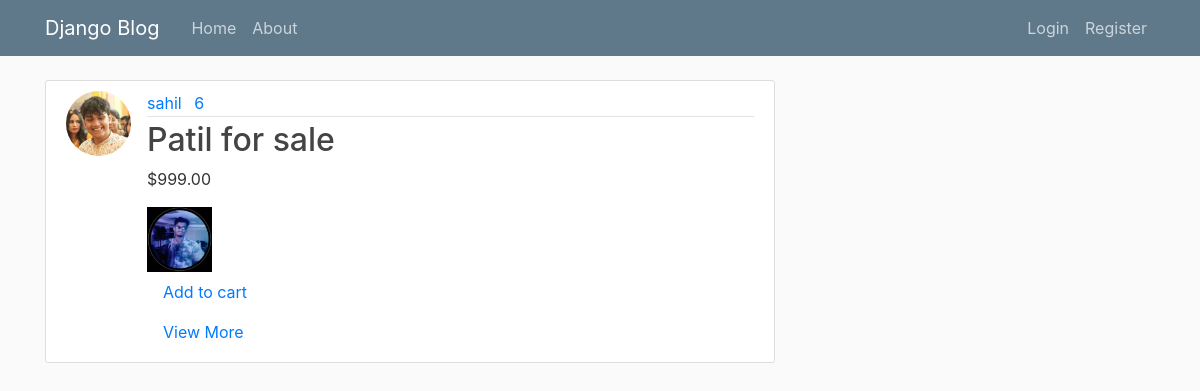
Before: / with the older database file.
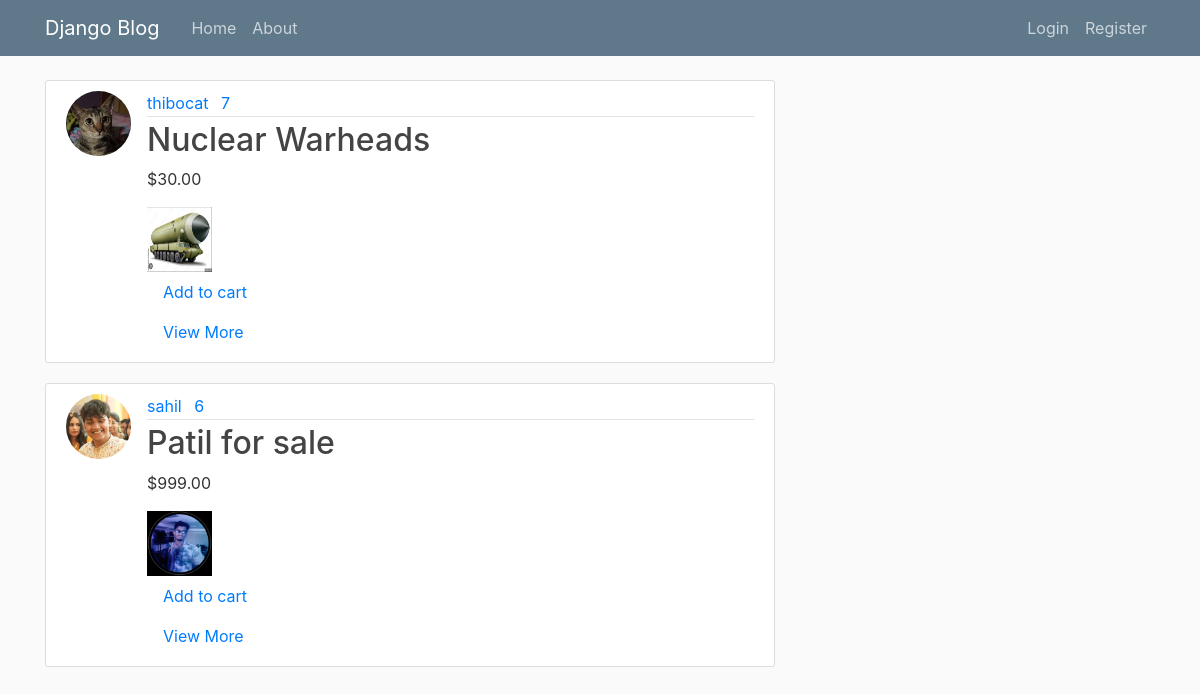
After: the same page with the newer database file.
### blog/models.py (models this page shows, shortened)
class post(models.Model):
    title = models.CharField(max_length=100)
    price = models.DecimalField(max_digits=10, decimal_places=2)
    date = models.DateTimeField(default = timezone.now)
    author = models.ForeignKey(User, on_delete=models.CASCADE)
    image = models.ImageField(upload_to='images')

### registration/models.py (models this page shows, shortened)
class Profile(models.Model):
    user = models.OneToOneField(User, on_delete=models.CASCADE)
    image = models.ImageField(default='default.jpg', upload_to='profile_pics')
    is_seller = models.BooleanField(default=False)
    cash = models.DecimalField(max_digits=10, decimal_places=2, default=0)

### blog/views.py (the view)
# urls.py: path('', PostListView.as_view(), name = 'blog-home'),
class PostListView(ListView):
    model = post
    template_name = 'blog/home.html'
    context_object_name = 'posts'
    ordering = ['-date']

### blog/templates/blog/home.html (shortened to what this page needs)
{% extends "blog/base.html" %}
{% block content %}
    {% for post in posts %}
        <article class="media content-section">
          <img class="rounded-circle article-img" src="{{ post.author.profile.image.url }}">
          <div class="media-body">
            <div class="article-metadata">
              <a class="mr-2" href="#">{{ post.author }}</a>
              <a class="mr-2" href="#">{{ post.id }}</a>
            </div>
            <h2><a class="article-title" href="{% url 'post-detail' post.id %}">{{ post.title }}</a></h2>
            <p class="article-content">${{ post.price }}</p>
            <img class="article-img" src="{{ post.image.url }}" alt="{{ post.title }}">
            <a class="nav-item nav-link" href="#">Add to cart</a>
            <a class="nav-item nav-link" href="#">View More</a>
          </div>
        </article>
    {% endfor %}
{% endblock content %}

### blog/templates/blog/base.html (shortened to what this page needs)
{%load static%}
<!DOCTYPE html>
<html>
<head>
    <link rel="stylesheet" href="https://cdn.jsdelivr.net/npm/bootstrap@4.0.0/dist/css/bootstrap.min.css">
    <link rel="stylesheet" href="{% static 'blog/main.css' %}">
</head>
<body>
    <header class="site-header">
        <nav class="navbar navbar-expand-md navbar-dark bg-steel fixed-top">
          <div class="container">
            <a class="navbar-brand mr-4" href="/">Django Blog</a>
            <div class="collapse navbar-collapse" id="navbarToggle">
              <div class="navbar-nav mr-auto">
                <a class="nav-item nav-link" href="/">Home</a>
                <a class="nav-item nav-link" href="/about">About</a>
              </div>
              <div class="navbar-nav">
                {% if user.is_authenticated %}
                    {%if user.profile.is_seller %}
                        <a class="nav-item nav-link" href="{% url 'post-create' %}">Upload Product</a>
                    {% endif %}
                    <a class="nav-item nav-link" href="{% url 'profile' %}">Profile</a>
                    <a class="nav-item nav-link" href="{% url 'logout' %}">Logout</a>
                    <a class="nav-item nav-link" href="{% url 'addmoney' %}"> {{ user.profile.cash }} $</a>
                {% else %}
                    <a class="nav-item nav-link" href="{% url 'login' %}">Login</a>
                    <a class="nav-item nav-link" href="{% url 'register' %}">Register</a>
                {% endif %}
              </div>
            </div>
          </div>
        </nav>
      </header>
      <main role="main" class="container">
        <div class="row">
          <div class="col-md-8">
            {% block content %}{% endblock %}
          </div>
        </div>
      </main>
</body>
</html>

### blog/static/blog/main.css (style rules this page uses)
body { background: #fafafa; color: #333333; margin-top: 5rem; }
h1, h2, h3, h4, h5, h6 { color: #444444; }
.bg-steel { background-color: #5f788a; }
.site-header .navbar-nav .nav-link { color: #cbd5db; }
.content-section { background: #ffffff; padding: 10px 20px; border: 1px solid #dddddd; border-radius: 3px; margin-bottom: 20px; }
.article-title { color: #444444; }
.article-content { white-space: pre-line; }
.article-img { height: 65px; width: 65px; margin-right: 16px; }
.article-metadata { padding-bottom: 1px; margin-bottom: 4px; border-bottom: 1px solid #e3e3e3 }

Changed rows visible on the page:
added post: author.profile.image (picture), author "thibocat", id "7", title "Nuclear Warheads", price "30.00", image (picture)
